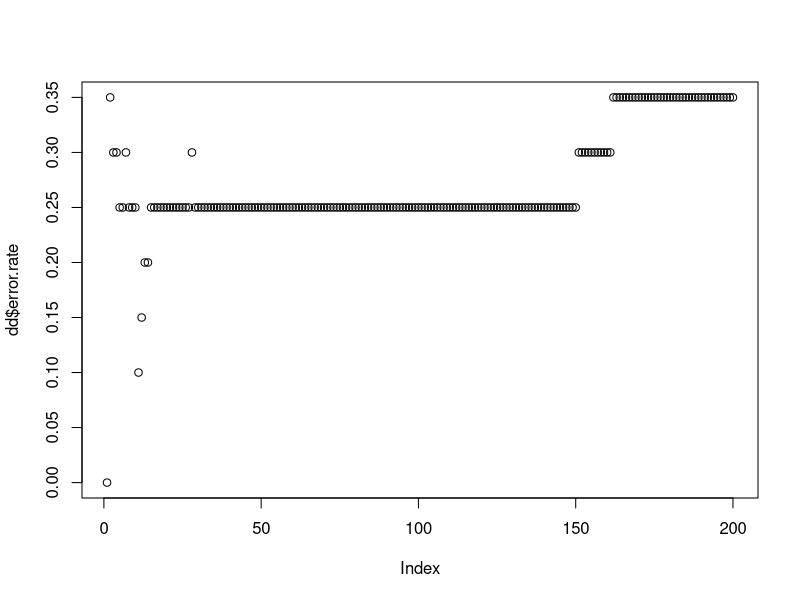

This chart was generated by the following R code:
#!/usr/bin/Rscript
#suppressMessages(library(ggplot))

error.rate <- function(dataA, dataB) sum( dataA != dataB ) / length(dataB)

sign.ranking <- function(x,y,verbosity=0)
{

	num.feat<-max.feat<-dim(x)[2]
	list.feat<-1:max.feat
	keep.feat<-1:num.feat
    min.error<-double(max.feat)
	while(num.feat>1){
		class.error<-double(num.feat)
		for(i in 1:num.feat){
			#at i step create a model with all minus i variable and keep the cv error rate in class.error
			#el modelo es un hiperplano fijo con vector apuntando al 1,1,1...,1
			x.train<-x[,keep.feat[-i],drop=F]
			pred<-factor(sign(apply(x.train,1,sum)))
			class.error[i] <- error.rate(y,pred)
		}
		if(verbosity>1) cat("\n---------\nStep ",num.feat)
		if(verbosity>2) cat("\nFeatures:\n",keep.feat,"\nErrors:\n",class.error)

		#look for minimum error, and eliminate that variable
		best.index<-which.min(class.error)
		list.feat[num.feat]<-keep.feat[best.index]
		if(verbosity>1) cat("\nSelected Feature (",best.index,"):",keep.feat[best.index]," Error ",class.error[best.index])
		min.error[num.feat]<-class.error[best.index]

		keep.feat<-keep.feat[-best.index]
		if(verbosity>2) cat("\nNew search list: ",keep.feat)
		num.feat<-num.feat-1
	}
	#complete the list with the remaining variables
	list.feat[num.feat:1]<-keep.feat

	search.names<-colnames(x)[list.feat]
	imp<-(max.feat:1)/max.feat
	names(imp)<-search.names

	if(verbosity>1){
		cat("\n---------\nFinal ranking ",num.feat," features.")
		cat("\nFeatures: ",search.names,"\n")
	}

 	return( list(ordered.names.list=search.names,ordered.features.list=list.feat,importance=imp,error.rate=min.error) )

}
crea.ruido.unif<-function(n=100,d=2){
x<-runif(2*n*d,min=-1)	#genero los datos
dim(x)<-c(2*n,d)
return(cbind(as.data.frame(x),y=factor(rep(c(-1,1),each=n))))	#le agrego la clase
}

#generar n=10,d=200
d<-200
n<-10
datos<-crea.ruido.unif(n=n,d=d)

dd<-sign.ranking(datos[,-(d+1)],y=factor(datos[,d+1]),verb=2)
plot(dd$error.rate)
